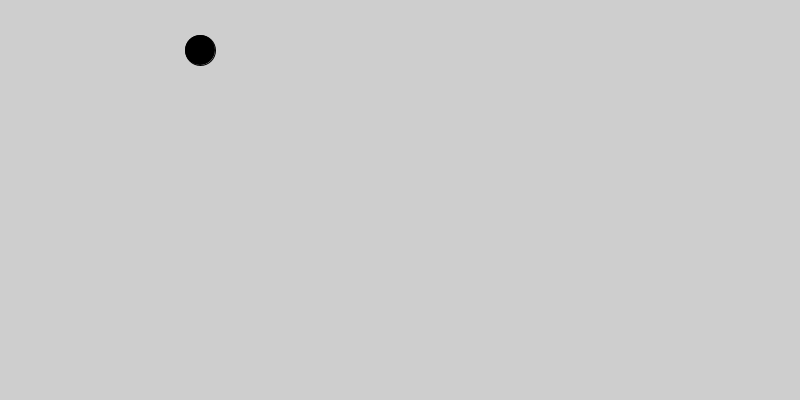
Frame 1 (no input)
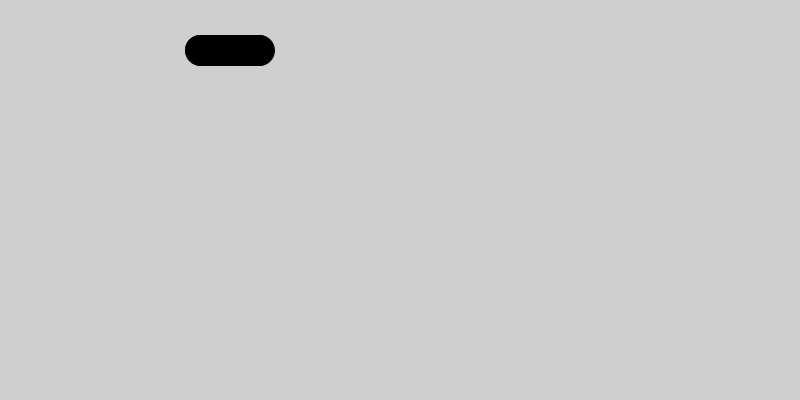
Frame 60 (the mouse pressed at the canvas centre just before this capture)
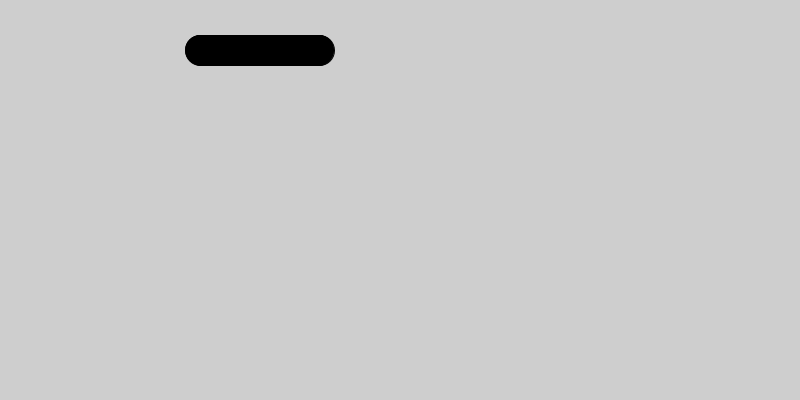
Frame 120 (the mouse held since frame 60 and released just before this capture)

The Processing sketch that drew these frames (run headless with seeded random() and noise(); from frame 60 on, the mouse is pressed at the canvas centre):

// Processing sketch: Question_1
// ── Question_1.pde
 //sketch level variables
  float circleX;
  float circleY;
  float circleDiameter = 30;

void setup()
{
 
  //Things that only happen once
   size(800,400);
   background(206,206,206);
   fill(0);

  //x and y coordinates relative to size of window
  circleX = width/4;
  circleY = height/8;
     
}


void draw()
{
 movingCircle();
}

void movingCircle()
{  
  
  //starting point - first frame 
  ellipseMode(CENTER);
  ellipse(circleX, circleY, circleDiameter, circleDiameter);
  
  //modify state
  circleX = circleX +1;
}
